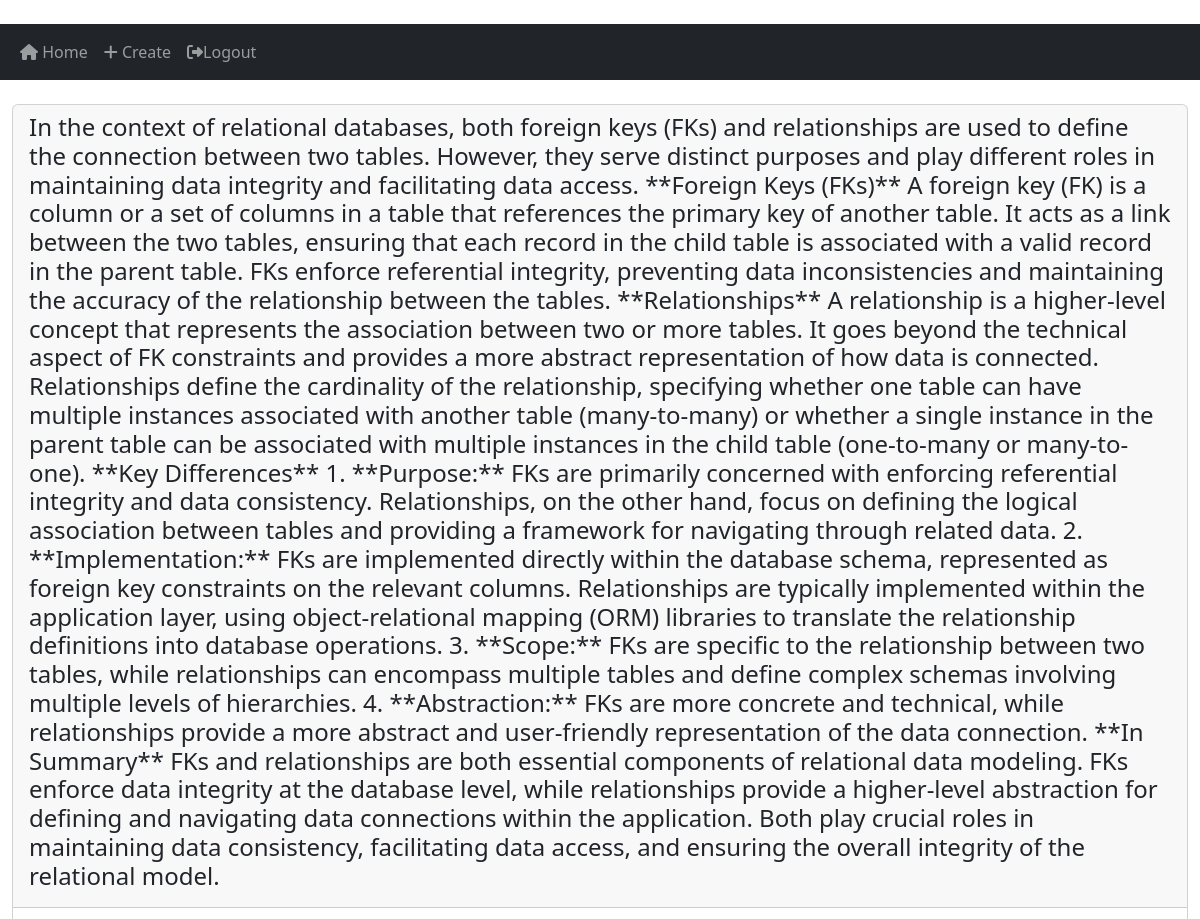
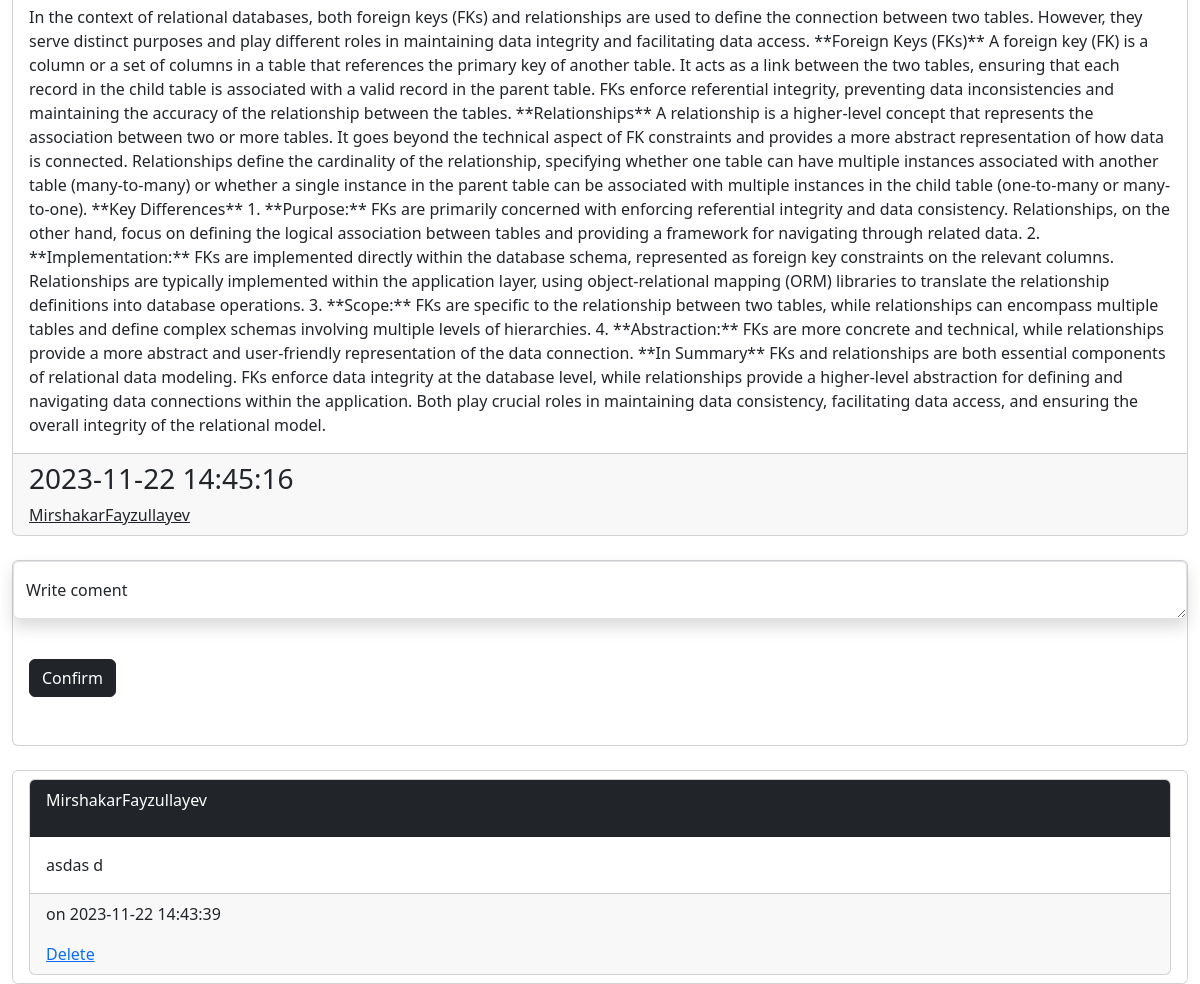
The app's page /post/1 (signed in) with its own data (2 pictures, top to bottom).
### website/models.py (models this page shows)
class Post(db.Model):
    id = db.Column(db.Integer, primary_key=True)
    title = db.Column(db.String)  #learn
    text = db.Column(db.Text, nullable=False) #nullable mean is if input is empty
    author_id = db.Column(db.Integer(), db.ForeignKey('user.id', ondelete="CASCADE"), nullable=False) #please find more information for this line
    date_created = db.Column(db.DateTime(timezone=True), default=func.now())
    comments = db.relationship('Comment', backref='comentcha', passive_deletes=True)

class User(db.Model, UserMixin):
    id = db.Column(db.Integer, primary_key=True)
    email = db.Column(db.String(150), unique=True)
    username = db.Column(db.String(150), unique=True)
    password = db.Column(db.String(50))
    date_created = db.Column(db.DateTime(timezone=True), default=func.now())
    posts = db.relationship('Post', backref='usercha', passive_deletes=True)  #backref is important part!!!

class Comment(db.Model):
    id = db.Column(db.Integer, primary_key=True)
    text = db.Column(db.Text, nullable=False)
    post_id = db.Column(db.Integer, db.ForeignKey('post.id', ondelete='CASCADE'), nullable=False)
    date_created = db.Column(db.DateTime(timezone=True), default=func.now())
    author = db.Column(db.String)

### website/views.py (the view, shortened to what this page needs)
@views.route('/post/<id>', methods=['POST', 'GET'])
@login_required
def post_detail_view(id):
    post = Post.query.filter_by(id=id).first()
    if not post:
        flash('This post not exist', category='error')
        return redirect(url_for('views.home'))
    else:
        return render_template('post_detail.html', post=post, user=current_user)

### website/__init__.py (called while the page is built)
def create_app():
    app = Flask(__name__)
    app.config['SECRET_KEY'] = 'asdsadsadasfasdasda'
    app.config['SQLALCHEMY_DATABASE_URI'] = f'sqlite:///{DB_NAME}'
    db.init_app(app)
    from .views import views
    from .auth import auth
    from .models import User, Post
    with app.app_context():
        db.create_all()
    app.register_blueprint(views, url_prefix='/')
    app.register_blueprint(auth, url_prefix='/')
    login_manager = LoginManager()
    login_manager.login_view = 'auth.login'
    login_manager.init_app(app)
    @login_manager.user_loader
    def load_user(id):
        return User.query.get(int(id))
    return app

### website/templates/post_detail.html (shortened to what this page needs)
{% extends  'base.html' %}
{% block content %}
<br>
<div class="card">
    <div class="card-header">
        <h4 class="">{{ post.title }}</h4>
    </div>
    <div class="card-body">
      <p class="card-text">{{ post.text }}</p>
    </div>
    <div class="card-footer">
        <h3>{{ post.date_created }}</h3>
        <a class="card-title" href="/posts/{{ post.usercha.username }}">{{ post.usercha.username }}</a>
    </div>
</div>
<br>
<div class="card">
    <form action="" method="post">
        <div class="form-floating car-body">
            <textarea class="form-control shadow" placeholder="Leave a comment here" id="floatingTextarea2" name="text"></textarea>
            <label for="floatingTextarea2">Write coment</label>
        </div>
        <br>
        <div class="col-auto">
            <div class="card-body">
                <button type="submit" class="btn btn-dark mb-3">Confirm</button>
            </div>
        </div>
    </form>
</div>
<br>
<div class="card">
    <ul class="list-group list-group-flush">
        {% for comment in post.comments[::-1] %}
            <li class="list-group-item">
                <div class="card">
                    <div class="card-header bg-dark">
                        <p class="text-white">{{ comment.author }}</p>
                    </div>
                    <div class="card-body">
                        <p class="card-text">{{ comment.text }}</p>
                    </div>
                    <div class="card-footer">
                        <p>on {{ comment.date_created }}</p>
                        {% if comment.author == user.username%}
                        <a href="/delete-coment/{{comment.id}}" class="">Delete</a>
                        {% endif %}
                    </div>
                </div>
            </li>
        {% endfor %}
    </ul>
</div>
{% endblock content%}

### website/templates/base.html (shortened to what this page needs)
﻿<!DOCTYPE html>
<html lang="en">
<head>
    <link rel="stylesheet" href="https://cdnjs.cloudflare.com/ajax/libs/font-awesome/6.4.2/css/all.min.css" />
    <link href="https://cdn.jsdelivr.net/npm/bootstrap@5.3.2/dist/css/bootstrap.min.css" rel="stylesheet">
</head>
<body>
    <nav class="navbar navbar-expand-lg navbar-dark bg-dark">
        <div class="container-fluid">
            <div class="collapse navbar-collapse" id="navbar">
                <div class="navbar-nav">
                    <a href="/" class="nav-item nav-link"><i class="fa-solid fa-house"></i> Home</a>
                    {% if user.is_authenticated %}
                    <a href="/create" class="nav-item nav-link"><i class="fa-solid fa-plus"></i> Create</a>
                    <a href="/logout" class="nav-item nav-link"><i class="fa-solid fa-right-from-bracket"></i>Logout</a>
                    {% else %}
                    <a href="/login" class="nav-item nav-link"><i class="fa-solid fa-right-to-bracket"></i> Login</a>
                    <a href="/signup" class="nav-item nav-link"><i class="fa-solid fa-user-plus"></i> Sign Up</a>
                    {% endif %}
                </div>
            </div>
        </div>
    </nav>
    <div class="container-fluid">
        {% block content %} {% endblock content %}
    </div>
</body>
</html>

### records on screen
Post: title "In the context of relational databases, both foreign keys (FKs) and relationships are used to define the connection between two tables. However, they serve distinct purposes and play different roles in maintaining data integrity and facilitating data access. **Foreign Keys (FKs)** A foreign key (FK) is a column or a set of columns in a table that references the primary key of another table. It acts as a link between the two tables, ensuring that each record in the child table is associated with a valid record in the parent table. FKs enforce referential integrity, preventing data inconsistencies and maintaining the accuracy of the relationship between the tables. **Relationships** A…", text "In the context of relational databases, both foreign keys (FKs) and relationships are used to define the connection between two tables. However, they serve distinct purposes and play different roles in maintaining data integrity and facilitating data access. **Foreign Keys (FKs)** A foreign key (FK) is a column or a set of columns in a table that references the primary key of another table. It acts as a link between the two tables, ensuring that each record in the child table is associated with a valid record in the parent table. FKs enforce referential integrity, preventing data inconsistencies and maintaining the accuracy of the relationship between the tables. **Relationships** A…", date_created "2023-11-22 14:45:16"
User: usercha.username "MirshakarFayzullayev"
Comment: author "MirshakarFayzullayev", text "asdas d", date_created "2023-11-22 14:43:39"
